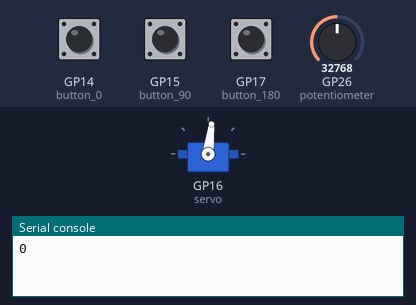
Simulated run of this program. Board: Raspberry Pi Pico running MicroPython. Parts: servo, the last lines printed to the serial console. Inputs (shaded band) come from the test bench; at power-on: GP26 (potentiometer) = 32768, GP14 (button_0) LOW, GP15 (button_90) LOW, GP17 (button_180) LOW (analog values on the 0–65535 scale). Servo angles are drawn from the pulse width (0.5 ms = 0°, 2.5 ms = 180°).

Above: at 1.2 s.
1.3 s: GP26 (potentiometer) set to 45874
At 2.1 s:
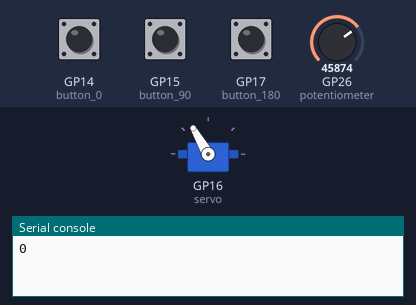
2.8 s: GP14 (button_0) pulled HIGH for 0.15 s
At 3.9 s:
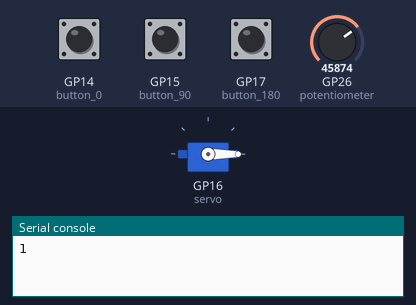
5.9 s: GP15 (button_90) pulled HIGH for 0.15 s
At 6.8 s:
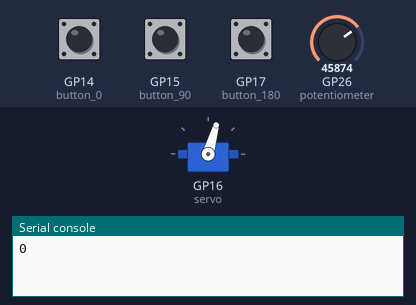
9.0 s: GP17 (button_180) pulled HIGH for 0.15 s
At 9.8 s:
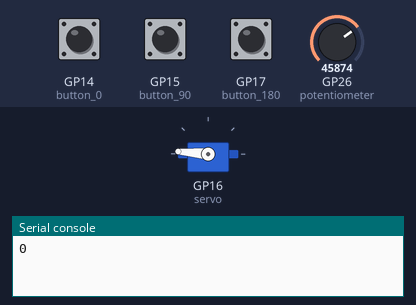
12.1 s: GP26 (potentiometer) set to 57670
At 12.7 s:
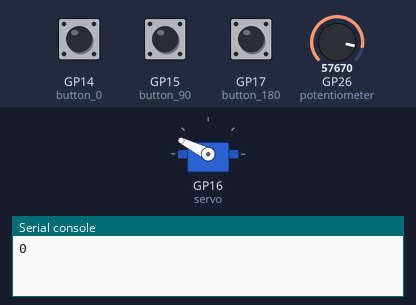
13.6 s: GP26 (potentiometer) set to 19660
At 14.4 s:
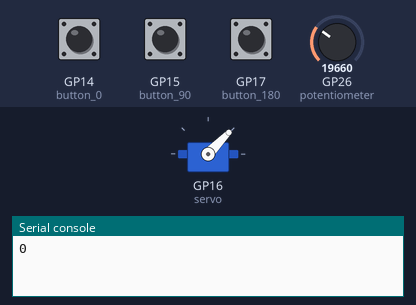
Timing chart, 0 to 16.1 s (numbered marks = the images above; inputs shaded):
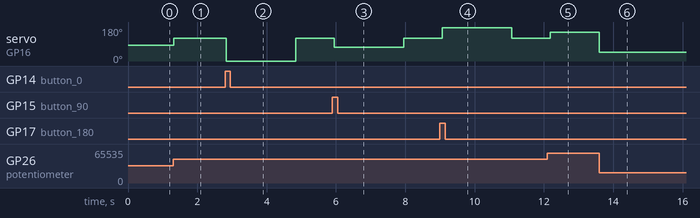

The program:

Servomoteur+Potentiometre+3boutons.py
```python
import machine
import utime

potentiometer = machine.ADC(26)
servo = machine.PWM(machine.Pin(16))
servo.freq(50)
button_0 = machine.Pin(14, machine.Pin.IN, machine.Pin.PULL_DOWN)
button_90 = machine.Pin(15, machine.Pin.IN, machine.Pin.PULL_DOWN)
button_180 = machine.Pin(17, machine.Pin.IN, machine.Pin.PULL_DOWN)

while True:
    print(button_0.value())
    if button_0.value():
        servo.duty_u16(1350)
        utime.sleep(2)
    elif button_90.value():
        servo.duty_u16(4350)
        utime.sleep(2)
    elif button_180.value():
        servo.duty_u16(8000)
        utime.sleep(2)
    else:
        rapport_cyclique = int(potentiometer.read_u16() * 190/1861 + 1309)
        servo.duty_u16(rapport_cyclique)
        utime.sleep_ms(100)

        print(" Rapport Cyclique de", rapport_cyclique,
              "/65535, ce qui correspond à une valeur décimale du signal du potentiometre de:",
              potentiometer.read_u16())
```

Measured:
- after the input at 1.3 s, servo on GP16 (servo): 83° → 120° at once
- after the input at 2.8 s, servo on GP16 (servo): 120° → 0° at once, → 120° 2.0 s later
- after the input at 5.9 s, servo on GP16 (servo): 120° → 74° after 0.05 s, → 120° 2.0 s later
- after the input at 9.0 s, servo on GP16 (servo): 120° → 175° after 0.07 s, → 120° 2.0 s later
- after the input at 12.1 s, servo on GP16 (servo): 120° → 153° after 0.08 s
- after the input at 13.6 s, servo on GP16 (servo): 153° → 46° at once
